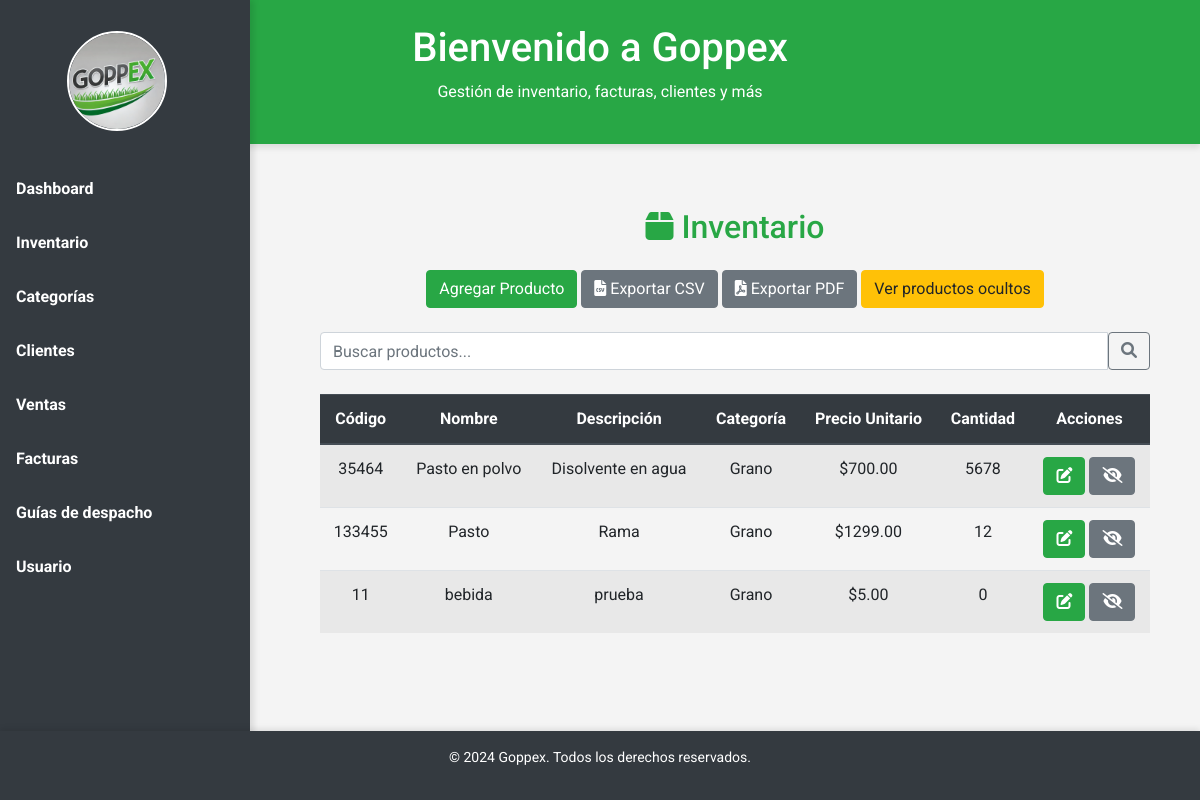
The app's page /inventario/ with its own data.
### inventory/models.py (models this page shows, shortened)
class Producto(models.Model):
    id = models.AutoField(primary_key=True)  # Campo ID automático
    codigo = models.CharField(max_length=50, unique=True)  # Código ingresado manualmente
    nombre = models.CharField(max_length=100)
    descripcion = models.TextField()
    precio_unitario = models.DecimalField(max_digits=10, decimal_places=2)
    fecha_vencimiento = models.DateField()
    categoria = models.ForeignKey(Categoria, on_delete=models.CASCADE)
    cantidad = models.IntegerField()
    oculto = models.BooleanField(default=False)  # Campo para ocultar productos
    visible = models.BooleanField(default=True)  # Este campo indica si el producto está visible o no

class Categoria(models.Model):
    nombre = models.CharField(max_length=100)
    oculto = models.BooleanField(default=False)
    def __str__(self):
        return self.nombre

### inventory/views.py (the view)
# urls.py: path('inventario/', views.inventario, name='inventario'),
def inventario(request):
    query = request.GET.get('q')
    if query:
        productos = Producto.objects.filter(nombre__icontains=query, visible=True)
    else:
        productos = Producto.objects.filter(visible=True)
    return render(request, 'inventory/inventario.html', {'productos': productos})

### inventory/templates/inventory/inventario.html
{% extends 'base.html' %}
{% block content %}
<div class="container mt-4">
    <h2 class="text-center mb-4 text-success">
        <i class="fas fa-box"></i> Inventario
    </h2>
    <div class="mb-4 text-center">
        <a href="{% url 'agregar_producto' %}" class="btn btn-success me-2">Agregar Producto</a>
        <a href="{% url 'exportar_csv' %}" class="btn btn-secondary me-2">
            <i class="fas fa-file-csv"></i> Exportar CSV
        </a>
        <a href="{% url 'exportar_pdf' %}" class="btn btn-secondary me-2">
            <i class="fas fa-file-pdf"></i> Exportar PDF
        </a>
        <a href="{% url 'productos_ocultos' %}" class="btn btn-warning">Ver productos ocultos</a>
    </div>
    <form method="GET" action="{% url 'inventario' %}" class="mb-4">
        <div class="input-group">
            <input type="text" name="q" placeholder="Buscar productos..." class="form-control" aria-label="Buscar productos...">
            <button class="btn btn-outline-secondary" type="submit">
                <i class="fas fa-search"></i>
            </button>
        </div>
    </form>
    <table class="table table-hover table-striped">
        <thead class="thead-dark text-center">
            <tr>
                <th>Código</th>
                <th>Nombre</th>
                <th>Descripción</th>
                <th>Categoría</th>
                <th>Precio Unitario</th>
                <th>Cantidad</th>
                <th>Acciones</th>
            </tr>
        </thead>
        <tbody>
            {% for producto in productos %}
            <tr class="text-center">
                <td>{{ producto.codigo }}</td>
                <td>{{ producto.nombre }}</td>
                <td>{{ producto.descripcion }}</td>
                <td>{{ producto.categoria }}</td>
                <td>${{ producto.precio_unitario }}</td>
                <td>{{ producto.cantidad }}</td>
                <td>
                    <a href="{% url 'editar_producto' producto.id %}" class="btn btn-success">
                        <i class="fas fa-edit"></i>
                    </a>
                    <a href="{% url 'ocultar_producto' producto.id %}" class="btn btn-secondary">
                        <i class="fas fa-eye-slash"></i>
                    </a>
                </td>
            </tr>
            {% endfor %}
        </tbody>
    </table>
</div>
{% endblock %}

### static/css/styles.css (style rules this page uses)
body { font-family: 'Roboto', sans-serif; background-color: #f4f4f4; color: #333; }

### records on screen
Producto: codigo "35464", nombre "Pasto en polvo", descripcion "Disolvente en agua", categoria "Grano", precio_unitario "700.00", cantidad "5678"
Producto: codigo "133455", nombre "Pasto", descripcion "Rama", categoria "Grano", precio_unitario "1299.00", cantidad "12"
Producto: codigo "11", nombre "bebida", descripcion "prueba", categoria "Grano", precio_unitario "5.00", cantidad "0"
